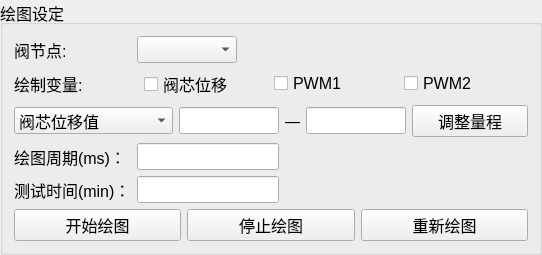
         <widget class="QGroupBox" name="groupBox_9">
          <property name="sizePolicy">
           <sizepolicy hsizetype="Preferred" vsizetype="Fixed">
            <horstretch>0</horstretch>
            <verstretch>0</verstretch>
           </sizepolicy>
          </property>
          <property name="minimumSize">
           <size>
            <width>400</width>
            <height>0</height>
           </size>
          </property>
          <property name="maximumSize">
           <size>
            <width>10000</width>
            <height>16777215</height>
           </size>
          </property>
          <property name="font">
           <font>
            <pointsize>12</pointsize>
           </font>
          </property>
          <property name="title">
           <string>绘图设定</string>
          </property>
          <layout class="QGridLayout" name="gridLayout_6">
           <item row="2" column="0" colspan="4">
            <layout class="QHBoxLayout" name="horizontalLayout_26">
             <item>
              <widget class="QLabel" name="label_65">
               <property name="text">
                <string>绘制变量:</string>
               </property>
              </widget>
             </item>
             <item>
              <widget class="QCheckBox" name="checkBox_10">
               <property name="text">
                <string>阀芯位移</string>
               </property>
              </widget>
             </item>
             <item>
              <widget class="QCheckBox" name="checkBox_11">
               <property name="text">
                <string>PWM1</string>
               </property>
              </widget>
             </item>
             <item>
              <widget class="QCheckBox" name="checkBox_12">
               <property name="text">
                <string>PWM2</string>
               </property>
              </widget>
             </item>
            </layout>
           </item>
           <item row="3" column="0" colspan="4">
            <layout class="QHBoxLayout" name="horizontalLayout_27">
             <item>
              <widget class="QComboBox" name="comboBox_25">
               <property name="minimumSize">
                <size>
                 <width>120</width>
                 <height>0</height>
                </size>
               </property>
               <property name="maximumSize">
                <size>
                 <width>160</width>
                 <height>16777215</height>
                </size>
               </property>
               <item>
                <property name="text">
                 <string>阀芯位移值</string>
                </property>
               </item>
               <item>
                <property name="text">
                 <string>PWMA电流反馈值</string>
                </property>
               </item>
               <item>
                <property name="text">
                 <string>PWMB电流反馈值</string>
                </property>
               </item>
              </widget>
             </item>
             <item>
              <widget class="QLineEdit" name="lineEdit_30">
               <property name="minimumSize">
                <size>
                 <width>70</width>
                 <height>0</height>
                </size>
               </property>
               <property name="maximumSize">
                <size>
                 <width>100</width>
                 <height>16777215</height>
                </size>
               </property>
               <property name="text">
                <string/>
               </property>
              </widget>
             </item>
             <item>
              <widget class="QLabel" name="label_66">
               <property name="sizePolicy">
                <sizepolicy hsizetype="Preferred" vsizetype="Preferred">
                 <horstretch>0</horstretch>
                 <verstretch>0</verstretch>
                </sizepolicy>
               </property>
               <property name="maximumSize">
                <size>
                 <width>15</width>
                 <height>16777215</height>
                </size>
               </property>
               <property name="text">
                <string>——</string>
               </property>
              </widget>
             </item>
             <item>
              <widget class="QLineEdit" name="lineEdit_31">
               <property name="minimumSize">
                <size>
                 <width>70</width>
                 <height>0</height>
                </size>
               </property>
               <property name="maximumSize">
                <size>
                 <width>100</width>
                 <height>16777215</height>
                </size>
               </property>
               <property name="text">
                <string/>
               </property>
              </widget>
             </item>
             <item>
              <widget class="QPushButton" name="pushButton_26">
               <property name="maximumSize">
                <size>
                 <width>120</width>
                 <height>16777215</height>
                </size>
               </property>
               <property name="text">
                <string>调整量程</string>
               </property>
              </widget>
             </item>
            </layout>
           </item>
           <item row="0" column="2" colspan="2">
            <spacer name="horizontalSpacer_11">
             <property name="orientation">
              <enum>Qt::Horizontal</enum>
             </property>
             <property name="sizeHint" stdset="0">
              <size>
               <width>213</width>
               <height>20</height>
              </size>
             </property>
            </spacer>
           </item>
           <item row="5" column="3">
            <spacer name="horizontalSpacer_10">
             <property name="orientation">
              <enum>Qt::Horizontal</enum>
             </property>
             <property name="sizeHint" stdset="0">
              <size>
               <width>209</width>
               <height>20</height>
              </size>
             </property>
            </spacer>
           </item>
           <item row="0" column="0">
            <widget class="QLabel" name="label_64">
             <property name="text">
              <string>阀节点:</string>
             </property>
            </widget>
           </item>
           <item row="6" column="0" colspan="4">
            <layout class="QHBoxLayout" name="horizontalLayout_34">
             <item>
              <widget class="QPushButton" name="pushButton_27">
               <property name="minimumSize">
                <size>
                 <width>100</width>
                 <height>0</height>
                </size>
               </property>
               <property name="text">
                <string>开始绘图</string>
               </property>
              </widget>
             </item>
             <item>
              <widget class="QPushButton" name="pushButton_28">
               <property name="minimumSize">
                <size>
                 <width>100</width>
                 <height>0</height>
                </size>
               </property>
               <property name="text">
                <string>停止绘图</string>
               </property>
              </widget>
             </item>
             <item>
              <widget class="QPushButton" name="pushButton_29">
               <property name="text">
                <string>重新绘图</string>
               </property>
              </widget>
             </item>
            </layout>
           </item>
           <item row="4" column="1" colspan="2">
            <widget class="QLineEdit" name="lineEdit_32"/>
           </item>
           <item row="4" column="0">
            <widget class="QLabel" name="label_67">
             <property name="minimumSize">
              <size>
               <width>110</width>
               <height>0</height>
              </size>
             </property>
             <property name="text">
              <string>绘图周期(ms)：</string>
             </property>
            </widget>
           </item>
           <item row="5" column="0">
            <widget class="QLabel" name="label_68">
             <property name="text">
              <string>测试时间(min)：</string>
             </property>
            </widget>
           </item>
           <item row="4" column="3">
            <spacer name="horizontalSpacer_9">
             <property name="orientation">
              <enum>Qt::Horizontal</enum>
             </property>
             <property name="sizeHint" stdset="0">
              <size>
               <width>209</width>
               <height>20</height>
              </size>
             </property>
            </spacer>
           </item>
           <item row="5" column="1" colspan="2">
            <widget class="NumericLineEdit" name="lineEdit_33">
             <property name="text">
              <string/>
             </property>
            </widget>
           </item>
           <item row="0" column="1">
            <widget class="QComboBox" name="comboBox_23">
             <property name="minimumSize">
              <size>
               <width>100</width>
               <height>0</height>
              </size>
             </property>
            </widget>
           </item>
          </layout>
         </widget>
